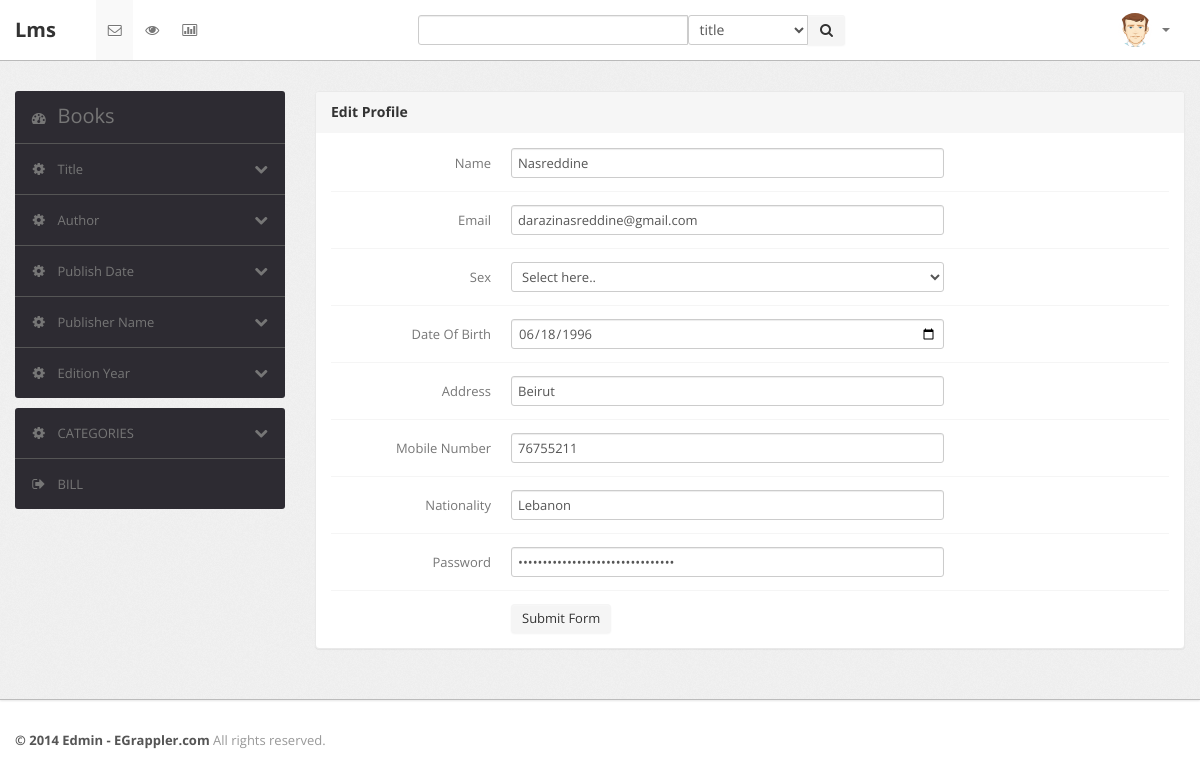
Screenshot of /user/edit_profile.php (signed in) with the database file from the repository.
### tables this page shows
CREATE TABLE `member` (
  `id` int(11) NOT NULL,
  `user_id` int(11) NOT NULL,
  `name` varchar(50) NOT NULL,
  `email` varchar(50) NOT NULL,
  `sex` varchar(15) DEFAULT NULL,
  `dob` date DEFAULT NULL,
  `address` text,
  `phone` varchar(20) DEFAULT NULL,
  `nationality` varchar(20) DEFAULT NULL
);

CREATE TABLE `users` (
  `id` int(8) NOT NULL,
  `role_id` int(11) NOT NULL,
  `name` varchar(30) NOT NULL,
  `email` varchar(60) NOT NULL,
  `password` varchar(40) NOT NULL
);

### user/edit_profile.php (the view, shortened to what this page needs)
<?php
$id = $_SESSION['usr_id'];
include_once '../dbconnect.php';
$result = mysqli_query($con, "SELECT * FROM member WHERE user_id = $id");
$row = mysqli_fetch_array($result);
$name = $row['name'];
$email = $row['email'];
$dob = $row['dob'];
$address = $row['address'];
$phone = $row['phone'];
$nation = $row['nationality'];
$result1 = mysqli_query($con, "SELECT * FROM users WHERE id = $id");
$row1 = mysqli_fetch_array($result1);
$pass = $row1['password'];
?>
<!DOCTYPE html>
<html lang="en">
<?php include('include/header.php'); ?>
				<div class="span9">
					<div class="content">
						<div class="module">
							<div class="module-head">
								<h3>Edit Profile</h3>
							</div>
							<div class="module-body">
  							<form class="form-horizontal row-fluid" method="POST" action="edit_profile.php">
                  <div class="control-group">
                    <label class="control-label" for="basicinput">Name</label>
                    <div class="controls">
                      <input type="text" name="name" id="name" value=<?php echo $name; ?> class="span8">
                    </div>
                  </div>
                  <div class="control-group">
                    <label class="control-label" for="basicinput">Email</label>
                    <div class="controls">
                      <input type="text" name="email" id="email" value=<?php echo $email; ?> class="span8">
                    </div>
                  </div>
                  <div class="control-group">
                    <label class="control-label" for="basicinput" name="sex">Sex</label>
                    <div class="controls">
                      <select tabindex="1" data-placeholder="Select here.." class="span8" name="sex">
                        <option value="">Select here..</option>
                      </select>
                    </div>
                  </div>
                  <div class="control-group">
                    <label class="control-label" for="basicinput">Date Of Birth</label>
                    <div class="controls">
                      <input type="date" name="dob" id="basicinput" value=<?php echo $dob; ?> class="span8">
                    </div>
                  </div>
                  <div class="control-group">
                    <label class="control-label" for="basicinput">Address</label>
                    <div class="controls">
                      <input type="text" name="address" id="basicinput" class="span8" placeholder="Address" value=<?php if($address){echo $address;}?> >
                    </div>
                  </div>
                  <div class="control-group">
                    <label class="control-label" for="basicinput">Mobile Number</label>
                    <div class="controls">
                      <input type="number" name="phone" id="basicinput" class="span8" placeholder="Mobile Number" value=<?php if($phone){echo $phone;}?>>
                    </div>
                  </div>
                  <div class="control-group">
                    <label class="control-label" for="basicinput">Nationality</label>
                    <div class="controls">
                      <input type="text" name="nationality" id="basicinput" class="span8" placeholder="Nationality" value=<?php if($nation){echo $nation;}?>>
                    </div>
                  </div>
				  <div class="control-group">
                    <label class="control-label" for="basicinput">Password</label>
                    <div class="controls">
                      <input type="password" name="password" id="basicinput" class="span8" value=<?php echo $pass;?>>
                    </div>
                  </div>
  								<div class="control-group">
  									<div class="controls">
  										<button type="submit" name="edit" class="btn">Submit Form</button>
  									</div>
  								</div>
  							</form>
							</div>
						</div>
					</div>
				</div>
			</div>
		</div>
	</div>
	<div class="footer">
		<div class="container">
			<b class="copyright">&copy; 2014 Edmin - EGrappler.com </b> All rights reserved.
		</div>
	</div>
</body>

### user/css/theme.css (style rules this page uses)
body { font-size: 13px; font-family: 'Open Sans', Arial, sans-serif; background: #fff; color: #777 }
h1, h2, h3, h4, h5, h6 { color: #333; margin-top: 0 }
h3 { font-size: 20px }
strong, b { color: #555 }
.footer { color: #999; padding: 30px 0 60px }
form { margin: 0 }
select, textarea, input[type="text"], input[type="password"], input[type="datetime"], input[type="datetime-local"], input[type="date"], input[type="month"], input[type="time"], input[type="week"], input[type="number"], input[type="email"], input[type="url"], input[type="search"], input[type="tel"], input[type="color"], .uneditable-input, label, input, button, select, textarea { -webkit-border-radius: 3px; -moz-border-radius: 3px; border-radius: 3px; font-size: 13px; font-family: 'Open Sans', Tahoma, Arial, sans-serif }
.module { background: #fff; -webkit-border-radius: 3px; -moz-border-radius: 3px; border-radius: 3px; border: 1px solid #ccc; border-bottom-color: #bbb; -webkit-box-shadow: 0 0 1px rgba(0,0,0,0.2); -moz-box-shadow: 0 0 1px rgba(0,0,0,0.2); box-shadow: 0 0 1px rgba(0,0,0,0.2); margin-bottom: 30px }
.form-horizontal .control-group, .form-vertical .control-group { margin-bottom: 0 }
.form-horizontal .control-group+.control-group, .form-vertical .control-group+.control-group { margin-top: 13px; padding-top: 13px; border-top: 1px solid #f5f5f5 }
.btn, .btn-box { -webkit-border-radius: 3px; -moz-border-radius: 3px; border-radius: 3px }
.btn { font-size: 13px; font-weight: 600 }
.btn { display: inline-block; margin-bottom: 0; font-weight: 400; text-align: center; vertical-align: middle; cursor: pointer; background-image: none; border: 1px solid transparent; white-space: nowrap; padding: 4px 10px; font-size: 13px; line-height: 1.42857; border-radius: 4px; -webkit-user-select: none; -moz-user-select: none; -ms-user-select: none; user-select: none }
.module { box-shadow: 0 0 3px rgba(0,0,0,.1); border-color: #e9e9e9; margin-bottom: 20px; background-color: #fff; border-radius: 4px; -webkit-box-shadow: 0 1px 1px rgba(0,0,0,.05); box-shadow: 0 1px 1px rgba(0,0,0,.05); }
.module-head { color: #767676; background-color: #f6f6f6; border-color: #e9e9e9; padding: 10px 15px; border-bottom: 1px solid transparent; border-top-right-radius: 3px; border-top-left-radius: 3px; }
.module-head h3 { font-size: 14px; line-height: 20px; height: 20px; margin: 0 }
.module-body { padding: 15px }

### rows the page displays
member: name "Nasreddine", email "darazinasreddine@gmail.com", dob "06/18/1996", address "Beirut", phone "76755211", nationality "Lebanon"
